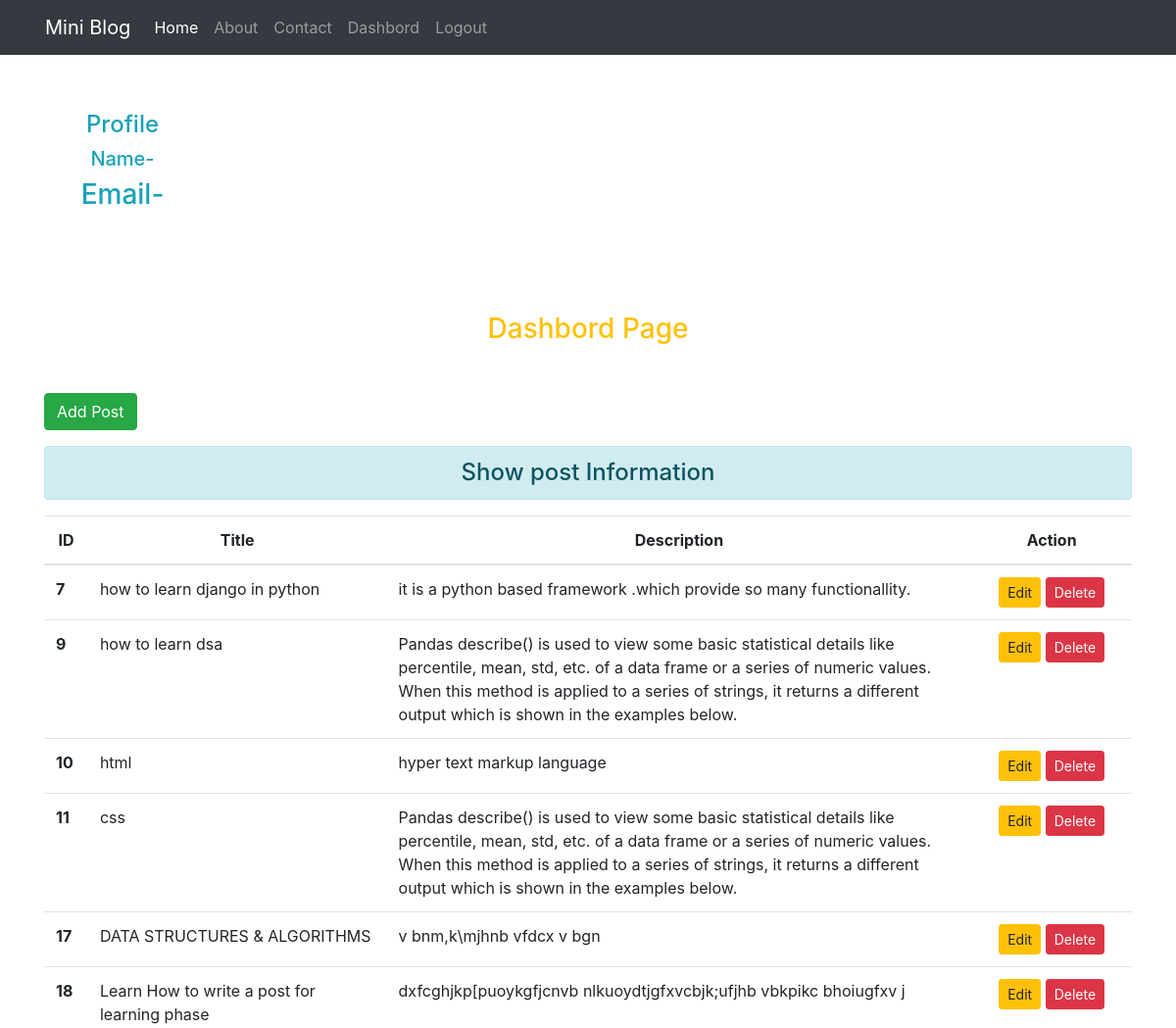
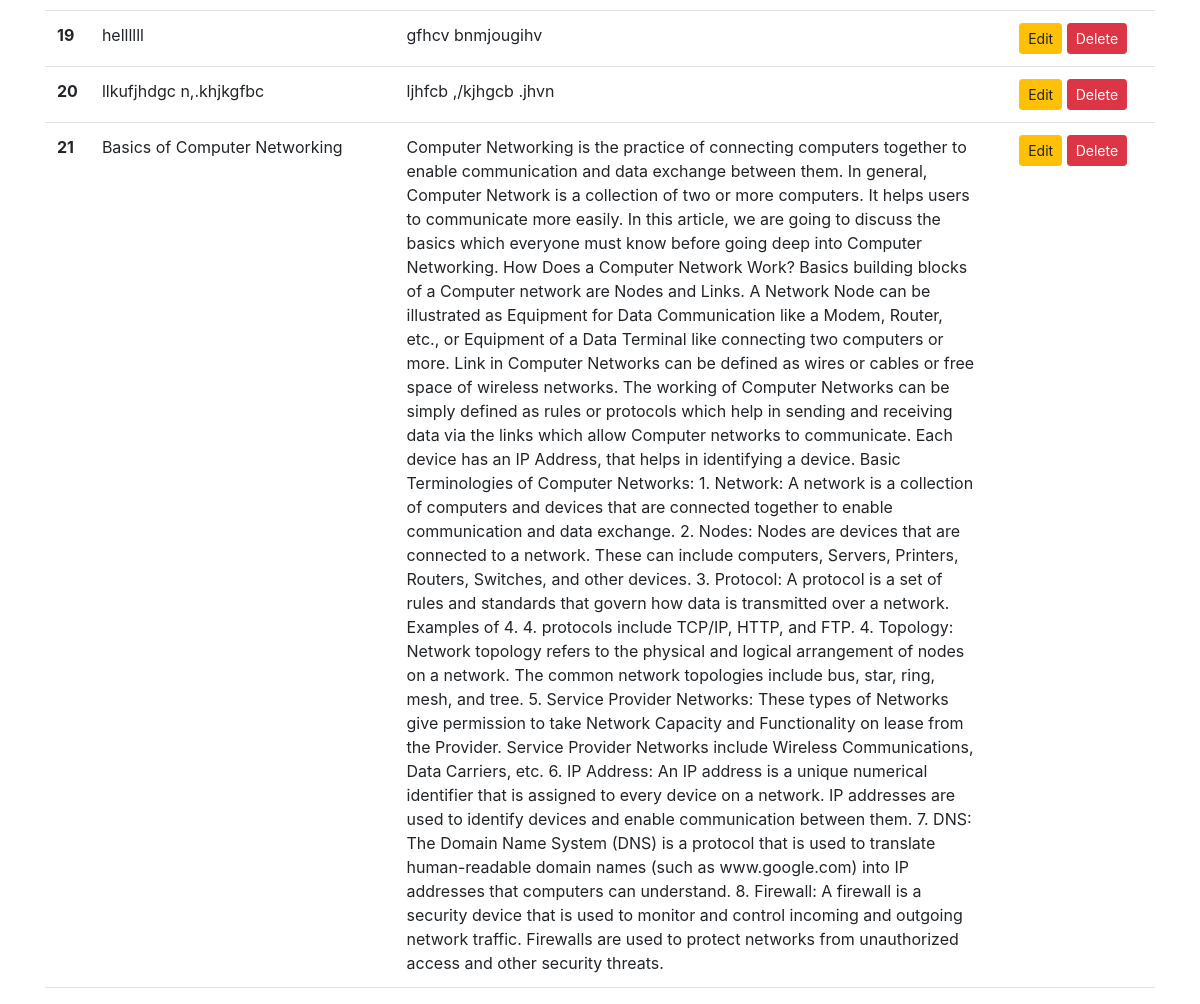
The app's page /dashbord/ (signed in) with its own data (2 pictures, top to bottom).
### blogapp/models.py (models this page shows, shortened)
class Post(models.Model):
    title=models.CharField(max_length=150)
    header_image=models.ImageField(null=True,blank=True,upload_to="images/")
    desc=models.TextField()
    date_posted = models.DateTimeField(default=timezone.now)

### blogapp/views.py (the view)
# urls.py: path('dashbord/',dashbord,name='dashbord'),
def dashbord(request):
    if request.user.is_authenticated:
        posts=Post.objects.all()
        user=request.user
        full_name=user.get_full_name()
        gps=user.groups.all()
        return render(request,'blog/dashbord.html',{'posts':posts,'full_name':full_name,'groups':gps})
    else:
        return HttpResponseRedirect('/login/')

### blogapp/templates/blog/dashbord.html (shortened to what this page needs)
{% extends 'blog/base.html' %}
{% load static %}
   {% block side %}
   <div class="col-sm-2 text-info my-5 text-center">
    <h4 class="my-2 text-info">Profile</h4>
    <h5>Name-{{full_name}}</h5>
    <h3>Email-{{email}}</h3>
   </div>
   {% endblock side %}
{% block content %}
<div class="col-sm-12">
    <h3 class="text-warning my-5 text-center">Dashbord Page</h3>
    <a href="{% url 'addpost' %}"class="btn btn-success">Add Post</a>
    <h4 class="text-center alert alert-info mt-3">Show post Information</h4>
    {% if posts %}
    <table class="table table-hover bg-white">
       <thead>
        <tr class="text-center">
            <th scope="col"style="width: 2%;">ID</th>
            <th scope="col"style="width: 28%;"class="text-center">Title</th>
            <th scope="col"style="width: 55%;">Description</th>
            <th scope="col"style="width: 15%;">Action</th>
        </tr>
       </thead>
       <tbody>
        {% for post in posts %}
        <tr>
            <th scope="row">{{post.id}}</th>
            <td>{{post.title}}</td>
            <td>{{post.desc}}</td>
            <td class="text-center">
                <a href="{% url 'updatepost' post.id %}"class="btn btn-warning btn-sm">Edit</a>
                {% if perms.blog.delete_post %}
                <form action="{% url 'deletepost' post.id %}"method="post"class="d-inline">
                    <input type="submit"class="btn btn-danger btn-sm"value="Delete">
                </form>
                {% endif %}
            </td>
        </tr>
        {% endfor %}
       </tbody>
    </table>
    {% else %}
    <h4 class="text-center alert alert-warning ">No Records</h4>
    {% endif %}
</div>
{% endblock content %}

### blogapp/static/blog/css/style.css (style rules this page uses)
body { background-color: rgb(28, 1, 1); color: rgb(252, 252, 252) }
* { margin: 0; padding: 0; box-sizing: border-box; scroll-behavior: smooth; }
:root { --bgOrange:#e84949; }
user agent stylesheet :host, :root { --fa-style-family-classic: "Font Awesome 6 Free"; --fa-font-solid: normal 900 1em/1 "Font Awesome 6 Free"; }
:host, :root { --fa-font-regular: normal 400 1em/1 "Font Awesome 6 Free"; }
:host, :root { --fa-style-family-brands: "Font Awesome 6 Brands"; --fa-font-brands: normal 400 1em/1 "Font Awesome 6 Brands"; }
:root { --bgOrange: #e84949; }
body { font-family: Arial, Helvetica, sans-serif; margin: 0; }
html { box-sizing: border-box; }
*, *:before, *:after { box-sizing: inherit; }

### records on screen
Post: id "7", title "how to learn django in python", desc "it is a python based framework .which provide so many functionallity."
Post: id "9", title "how to learn dsa", desc "Pandas describe() is used to view some basic statistical details like percentile, mean, std, etc. of a data frame or a series of numeric values. When this method is applied to a series of strings, it returns a different output which is shown in the examples below."
Post: id "10", title "html", desc "hyper text markup language"
Post: id "11", title "css", desc "Pandas describe() is used to view some basic statistical details like percentile, mean, std, etc. of a data frame or a series of numeric values. When this method is applied to a series of strings, it returns a different output which is shown in the examples below."
Post: id "17", title "DATA STRUCTURES & ALGORITHMS", desc "v bnm,k\\mjhnb vfdcx v bgn"
Post: id "18", title "Learn How to write a post for learning phase", desc "dxfcghjkp[puoykgfjcnvb nlkuoydtjgfxvcbjk;ufjhb vbkpikc bhoiugfxv j"
Post: id "19", title "hellllll", desc "gfhcv bnmjougihv"
Post: id "20", title "llkufjhdgc n,.khjkgfbc", desc "ljhfcb ,/kjhgcb .jhvn"
Post: id "21", title "Basics of Computer Networking", desc "Computer Networking is the practice of connecting computers together to enable communication and data exchange between them. In general, Computer Network is a collection of two or more computers. It helps users to communicate more easily. In this article, we are going to discuss the basics which everyone must know before going deep into Computer Networking. How Does a Computer Network Work? Basics building blocks of a Computer network are Nodes and Links. A Network Node can be illustrated as Equipment for Data Communication like a Modem, Router, etc., or Equipment of a Data Terminal like connecting two computers or more. Link in Computer Networks can be defined as wires or cables or free…"
